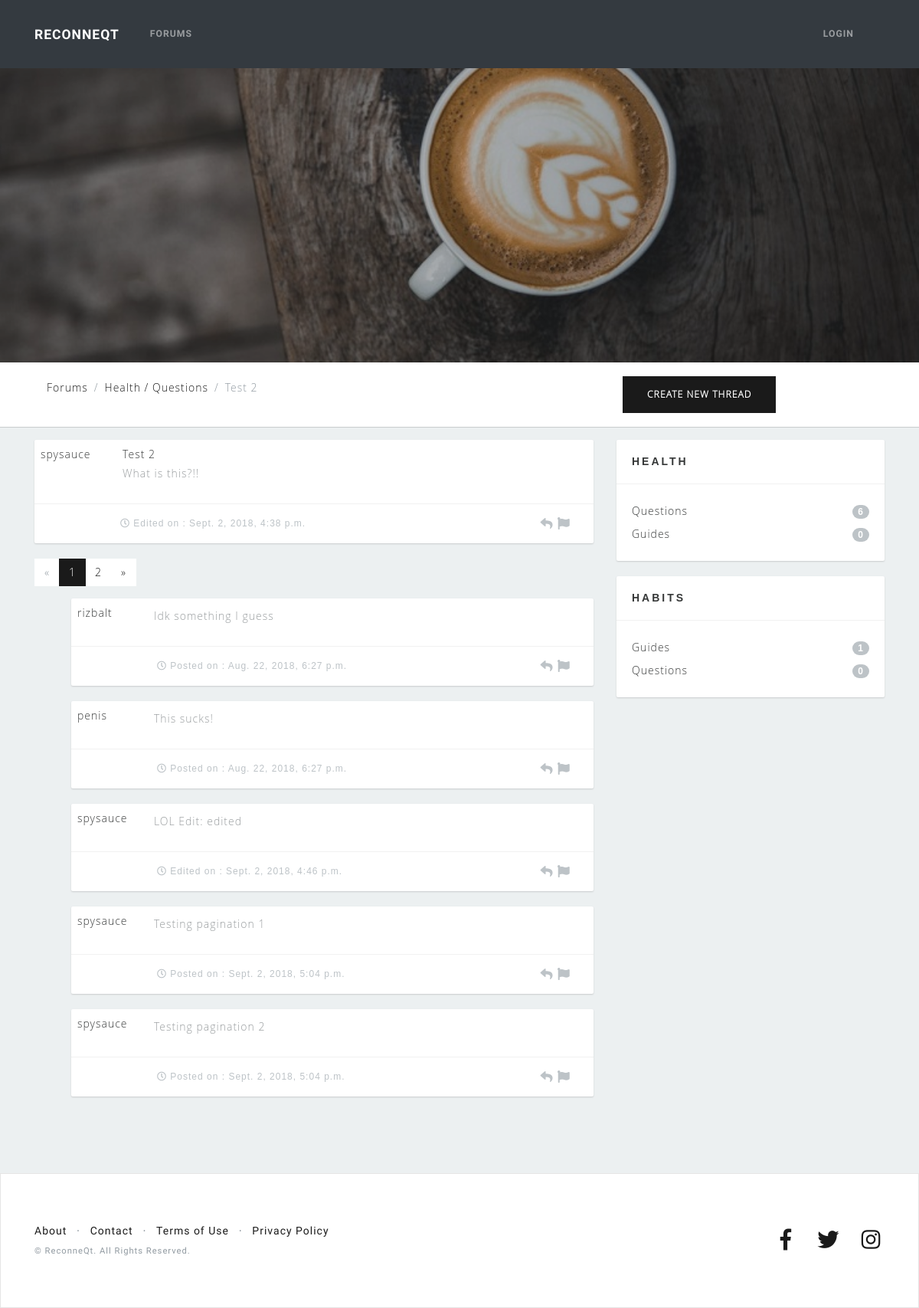
The page /forums/thread/1/ on the database as committed earlier.
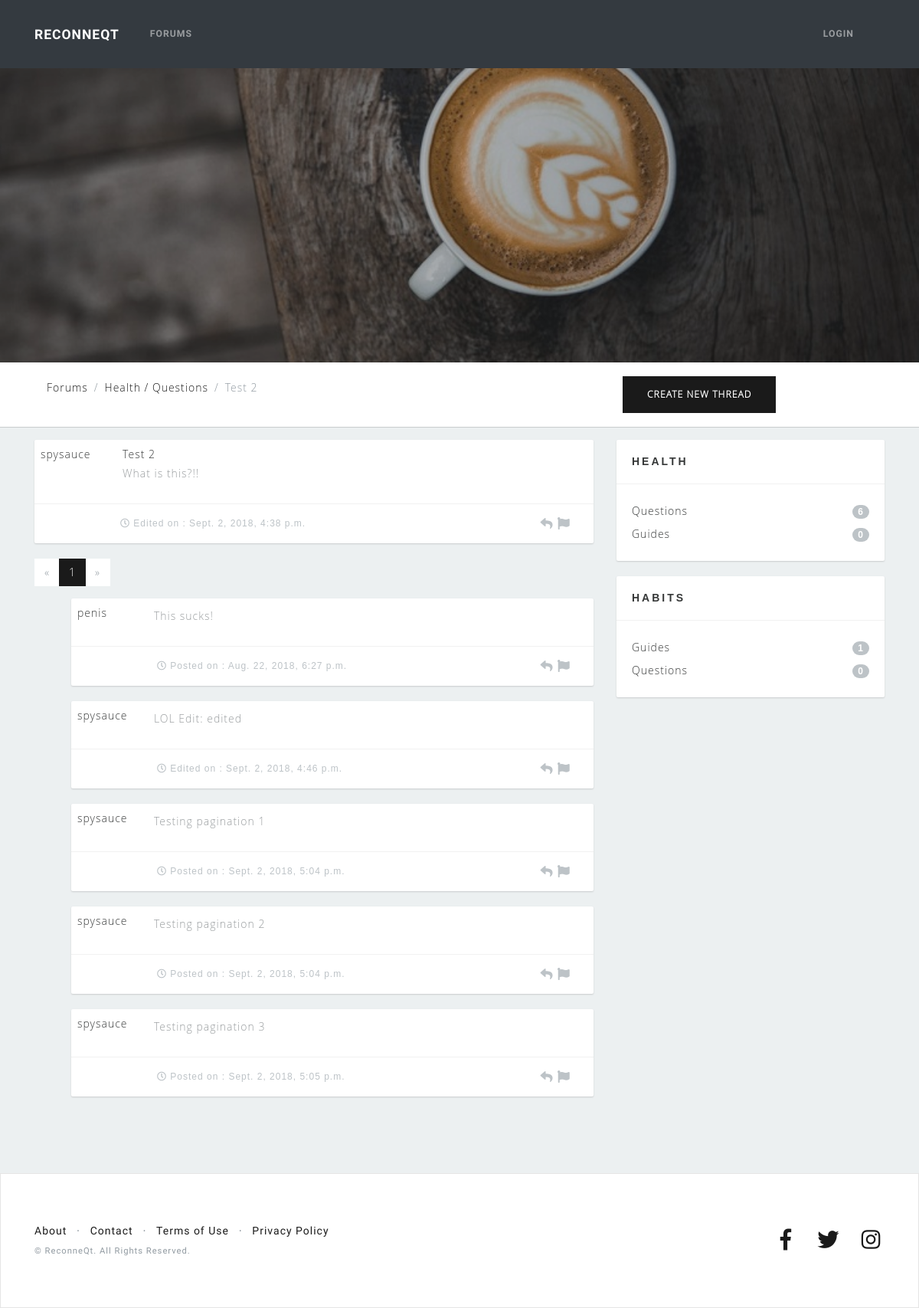
The same page on the database as committed later.
### forums/models.py (models this page shows)
class Post(models.Model):
    content = models.CharField(max_length=1000)
    original = models.BooleanField(default=False)
    post_created = models.DateTimeField(auto_now_add=True)
    post_edited = models.DateTimeField(blank=True, null=True)
    user = models.ForeignKey(User, on_delete=models.CASCADE)
    thread_fk = models.ForeignKey('Thread', on_delete=models.CASCADE, related_name='posts')
    def __str__(self):
        return self.content

class Subject(models.Model):
    subject_name = models.CharField(max_length=100)
    parent = models.ForeignKey('self', blank=True, null=True, on_delete=models.CASCADE, related_name='children')
    def __str__(self):
        if self.parent is None:
            return self.subject_name
        else:
            return "{} / {}".format(self.parent, self.subject_name)

### forums/views.py (the view)
# urls.py: path('thread/<int:pk>/', views.thread_detail, name='thread_detail'),
def thread_detail(request, pk):
    try:
        parents = Subject.objects.filter(parent=None)
        children = Subject.objects.exclude(parent=None)
        thread = Thread.objects.get(pk=pk)
        post_list = Post.objects.filter(thread_fk=thread).filter(original=False).order_by('post_created')
        num_posts = post_list.count()
        paginator = Paginator(post_list, 5) # Show 5 threads per page
        page = request.GET.get('page')
        posts = paginator.get_page(page)
        post = Post.objects.filter(thread_fk=thread).get(original=True)
        context = {
            'parents': parents,
            'children': children,
            'thread': thread,
            'posts': posts,
            'post': post,
            'num_posts': num_posts
        }
    except Subject.DoesNotExist:
        raise Http404("Subject does not exist")
    except Thread.DoesNotExist:
        raise Http404("Thread does not exist")
    except Post.DoesNotExist:
        raise Http404("Post does not exist")
    return render(request, 'forums/thread.html', context)

### forums/models.py (called while the page is built)
    def __str__(self):
        return self.title

### forums/templatetags/forum_filters.py (called while the page is built)
@register.filter(name='slice_string')
def slice_string(value):
    parent, child = str(value).split('/')
    return child

### forums/templates/forums/thread.html (shortened to what this page needs)
{% extends 'forums/base_forums.html' %}
{% block breadcrumbs %}
<ol class="breadcrumb">
  <li class="breadcrumb-item"><a href="{% url 'forum' %}">Forums</a></li>
  <li class="breadcrumb-item"><a href="{% url 'threads' s_id=thread.subject_fk.pk %}">{{ thread.subject_fk }}</a></li>
  <li class="breadcrumb-item active">{{ thread }}</li>
{% endblock %}
{% block threads %}
  <div class="thread">
    <div class="posttop p-2">
      <div class="userinfo pull-left">
        {{ post.user }}
      </div>
      <div class="thread-title pull-left">
        {{ thread }}
        <p class="post">
          {{ post }}
        </p>
      </div>
      <div class="clearfix"></div>
    </div>
    <div class="post-info">
      {% if post.post_edited != None %}
        <div class="posted pull-left"><i class="far fa-clock"></i> Edited on : {{ post.post_edited }}</div>
      {% else %}
        <div class="posted pull-left"><i class="far fa-clock"></i> Posted on : {{ post.post_created }}</div>
      {% endif %}
      <div class="next pull-right">
        <a href="{% url 'post_new' pk=thread.id %}" data-toggle="tooltip" data-placement="bottom" title="Reply to post">
          <i class="fa fa-reply"></i>
        </a>
        <a href="#" data-toggle="tooltip" data-placement="bottom" title="Flag post">
          <i class="fa fa-flag"></i>
        </a>
      </div>
      <div class="clearfix"></div>
    </div>
  </div>
  {% if num_posts == 0 %}
    No replies
  {% else %}
    <div class="actions-pagination">
      <ul class="pagination">
        {% if posts.has_previous %}
          <li class="page-item">
            <a class="page-link" href="?page={{ posts.previous_page_number }}">&laquo;</a>
          </li>
        {% else %}
          <li class="page-item disabled">
            <a class="page-link" href="#">&laquo;</a>
          </li>
        {% endif %}
        {% for page in posts.paginator.page_range %}
          {% if posts.number == page %}
            <li class="page-item active">
              <a class="page-link" href="?page={{ page }}">{{ page }}</a>
            </li>
          {% else %}
            <li class="page-item">
              <a class="page-link" href="?page={{ page }}">{{ page }}</a>
            </li>
          {% endif %}
        {% endfor %}
        {% if posts.has_next %}
          <li class="page-item">
            <a class="page-link" href="?page={{ posts.next_page_number }}">&raquo;</a>
          </li>
        {% else %}
          <li class="page-item disabled">
            <a class="page-link" href="#">&raquo;</a>
          </li>
        {% endif %}
      </ul>
    </div>
    {% for p in posts %}
      <div class="thread ml-5">
        <div class="posttop p-2">
          <div class="userinfo pull-left">
            {{ p.user }}
          </div>
          <p class="post">
            {{ p }}
          </p>
        </div>
        <div class="post-info">
          {% if p.post_edited != None %}
            <div class="posted pull-left"><i class="far fa-clock"></i> Edited on : {{ p.post_edited }}</div>
          {% else %}
            <div class="posted pull-left"><i class="far fa-clock"></i> Posted on : {{ p.post_created }}</div>
          {% endif %}
          <div class="next pull-right">
            <a href="#" data-toggle="tooltip" data-placement="bottom" title="Reply to post">
              <i class="fa fa-reply"></i>
            </a>
            <a href="#" data-toggle="tooltip" data-placement="bottom" title="Flag post">
              <i class="fa fa-flag"></i>
            </a>
          </div>
          <div class="clearfix"></div>
        </div>
      </div>
    {% endfor %}
  {% endif %}
{% endblock %}

### forums/templates/forums/base_forums.html (shortened to what this page needs)
{% extends 'habits/base_template.html' %}
{% load static %}
{% load forum_filters %}
{% block css %}
  <link href="{% static 'habits/css/forums.css' %}" rel="stylesheet">
{% endblock %}
{% block content %}
<header class="masthead-forums text-white text-center">
  <div class="overlay"></div>
</header>
<div class="middlenav">
  <div class="container">
    <div class="row">
      <div class="col-lg-8 col-md-8">
        {% block breadcrumbs %}{% endblock %}
      </div>
      <div class="col-lg-4 col-md-4">
        <a id="new-thread-button" href="{% url 'thread_new' %}" class="btn btn-primary m-2" method="POST">
          Create new thread
        </a>
      </div>
    </div>
  </div>
</div>
<div id="content-wrapper">
  <div class="container">
    <div class="row">
      <div class="col-lg-8 col-md-8">
        {% block threads %}{% endblock %}
      </div>
      <div class="col-lg-4 col-md-4">
        {% for s in parents %}
        <div class="sidebarblock">
          <h3>{{ s }}</h3>
          <div class="divline"></div>
          <div class="blocktxt">
            <ul class="cats">
              {% for c in children %}
                {% if c.parent == s %}
                  <li>
                    <a href="{% url 'threads' s_id=c.pk %}">
                      {{ c|slice_string }}
                      <span class="badge badge-primary badge-pill pull-right">{{ c.threads.count }}</span>
                    </a>
                  </li>
                {% endif %}
              {% endfor %}
            </ul>
          </div>
        </div>
        {% endfor %}
      </div>
    </div>
  </div>
</div>
{% endblock %}

Rows that differ between the two databases and show on the page:
removed Post: user "rizbalt", content "Idk something I guess", post_created "Aug. 22, 2018, 6:27 p.m."
now on this page (row unchanged): Post: user "spysauce", content "Testing pagination 3", post_created "Sept. 2, 2018, 5:05 p.m."
Other text that changed with them:
list line gone: "2"
